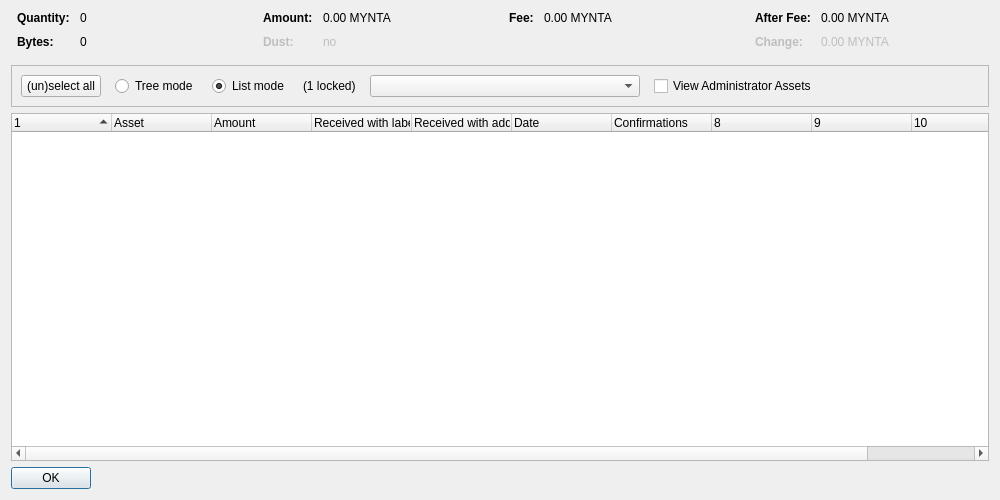
<?xml version="1.0" encoding="UTF-8"?>
<ui version="4.0">
 <class>AssetControlDialog</class>
 <widget class="QDialog" name="AssetControlDialog">
  <property name="geometry">
   <rect>
    <x>0</x>
    <y>0</y>
    <width>1000</width>
    <height>500</height>
   </rect>
  </property>
  <property name="windowTitle">
   <string>Asset Selection</string>
  </property>
  <layout class="QVBoxLayout" name="verticalLayout">
   <item>
    <layout class="QHBoxLayout" name="horizontalLayoutTop" stretch="0,0,0,0">
     <property name="topMargin">
      <number>0</number>
     </property>
     <property name="bottomMargin">
      <number>10</number>
     </property>
     <item>
      <layout class="QFormLayout" name="formLayoutAssetControl1">
       <property name="horizontalSpacing">
        <number>10</number>
       </property>
       <property name="verticalSpacing">
        <number>10</number>
       </property>
       <property name="leftMargin">
        <number>6</number>
       </property>
       <property name="rightMargin">
        <number>6</number>
       </property>
       <item row="0" column="0">
        <widget class="QLabel" name="labelAssetControlQuantityText">
         <property name="font">
          <font>
           <weight>75</weight>
           <bold>true</bold>
          </font>
         </property>
         <property name="text">
          <string>Quantity:</string>
         </property>
        </widget>
       </item>
       <item row="0" column="1">
        <widget class="QLabel" name="labelAssetControlQuantity">
         <property name="cursor">
          <cursorShape>IBeamCursor</cursorShape>
         </property>
         <property name="contextMenuPolicy">
          <enum>Qt::ActionsContextMenu</enum>
         </property>
         <property name="text">
          <string notr="true">0</string>
         </property>
         <property name="textInteractionFlags">
          <set>Qt::LinksAccessibleByMouse|Qt::TextSelectableByKeyboard|Qt::TextSelectableByMouse</set>
         </property>
        </widget>
       </item>
       <item row="1" column="0">
        <widget class="QLabel" name="labelAssetControlBytesText">
         <property name="font">
          <font>
           <weight>75</weight>
           <bold>true</bold>
          </font>
         </property>
         <property name="text">
          <string>Bytes:</string>
         </property>
        </widget>
       </item>
       <item row="1" column="1">
        <widget class="QLabel" name="labelAssetControlBytes">
         <property name="cursor">
          <cursorShape>IBeamCursor</cursorShape>
         </property>
         <property name="contextMenuPolicy">
          <enum>Qt::ActionsContextMenu</enum>
         </property>
         <property name="text">
          <string notr="true">0</string>
         </property>
         <property name="textInteractionFlags">
          <set>Qt::LinksAccessibleByMouse|Qt::TextSelectableByKeyboard|Qt::TextSelectableByMouse</set>
         </property>
        </widget>
       </item>
      </layout>
     </item>
     <item>
      <layout class="QFormLayout" name="formLayoutAssetControl2">
       <property name="horizontalSpacing">
        <number>10</number>
       </property>
       <property name="verticalSpacing">
        <number>10</number>
       </property>
       <property name="leftMargin">
        <number>6</number>
       </property>
       <property name="rightMargin">
        <number>6</number>
       </property>
       <item row="0" column="0">
        <widget class="QLabel" name="labelAssetControlAmountText">
         <property name="font">
          <font>
           <weight>75</weight>
           <bold>true</bold>
          </font>
         </property>
         <property name="text">
          <string>Amount:</string>
         </property>
        </widget>
       </item>
       <item row="0" column="1">
        <widget class="QLabel" name="labelAssetControlAmount">
         <property name="cursor">
          <cursorShape>IBeamCursor</cursorShape>
         </property>
         <property name="contextMenuPolicy">
          <enum>Qt::ActionsContextMenu</enum>
         </property>
         <property name="text">
          <string notr="true">0.00 MYNTA</string>
         </property>
         <property name="textInteractionFlags">
          <set>Qt::LinksAccessibleByMouse|Qt::TextSelectableByKeyboard|Qt::TextSelectableByMouse</set>
         </property>
        </widget>
       </item>
       <item row="1" column="0">
        <widget class="QLabel" name="labelAssetControlLowOutputText">
         <property name="enabled">
          <bool>false</bool>
         </property>
         <property name="font">
          <font>
           <weight>75</weight>
           <bold>true</bold>
          </font>
         </property>
         <property name="text">
          <string>Dust:</string>
         </property>
        </widget>
       </item>
       <item row="1" column="1">
        <widget class="QLabel" name="labelAssetControlLowOutput">
         <property name="enabled">
          <bool>false</bool>
         </property>
         <property name="cursor">
          <cursorShape>IBeamCursor</cursorShape>
         </property>
         <property name="contextMenuPolicy">
          <enum>Qt::ActionsContextMenu</enum>
         </property>
         <property name="text">
          <string notr="true">no</string>
         </property>
         <property name="textInteractionFlags">
          <set>Qt::LinksAccessibleByMouse|Qt::TextSelectableByKeyboard|Qt::TextSelectableByMouse</set>
         </property>
        </widget>
       </item>
      </layout>
     </item>
     <item>
      <layout class="QFormLayout" name="formLayoutAssetControl3">
       <property name="horizontalSpacing">
        <number>10</number>
       </property>
       <property name="verticalSpacing">
        <number>10</number>
       </property>
       <property name="leftMargin">
        <number>6</number>
       </property>
       <property name="rightMargin">
        <number>6</number>
       </property>
       <item row="0" column="0">
        <widget class="QLabel" name="labelAssetControlFeeText">
         <property name="font">
          <font>
           <weight>75</weight>
           <bold>true</bold>
          </font>
         </property>
         <property name="text">
          <string>Fee:</string>
         </property>
        </widget>
       </item>
       <item row="0" column="1">
        <widget class="QLabel" name="labelAssetControlFee">
         <property name="cursor">
          <cursorShape>IBeamCursor</cursorShape>
         </property>
         <property name="contextMenuPolicy">
          <enum>Qt::ActionsContextMenu</enum>
         </property>
         <property name="text">
          <string notr="true">0.00 MYNTA</string>
         </property>
         <property name="textInteractionFlags">
          <set>Qt::LinksAccessibleByMouse|Qt::TextSelectableByKeyboard|Qt::TextSelectableByMouse</set>
         </property>
        </widget>
       </item>
      </layout>
     </item>
     <item>
      <layout class="QFormLayout" name="formLayoutAssetControl4">
       <property name="horizontalSpacing">
        <number>10</number>
       </property>
       <property name="verticalSpacing">
        <number>10</number>
       </property>
       <property name="leftMargin">
        <number>6</number>
       </property>
       <property name="rightMargin">
        <number>6</number>
       </property>
       <item row="0" column="0">
        <widget class="QLabel" name="labelAssetControlAfterFeeText">
         <property name="font">
          <font>
           <weight>75</weight>
           <bold>true</bold>
          </font>
         </property>
         <property name="text">
          <string>After Fee:</string>
         </property>
        </widget>
       </item>
       <item row="0" column="1">
        <widget class="QLabel" name="labelAssetControlAfterFee">
         <property name="cursor">
          <cursorShape>IBeamCursor</cursorShape>
         </property>
         <property name="contextMenuPolicy">
          <enum>Qt::ActionsContextMenu</enum>
         </property>
         <property name="text">
          <string notr="true">0.00 MYNTA</string>
         </property>
         <property name="textInteractionFlags">
          <set>Qt::LinksAccessibleByMouse|Qt::TextSelectableByKeyboard|Qt::TextSelectableByMouse</set>
         </property>
        </widget>
       </item>
       <item row="1" column="0">
        <widget class="QLabel" name="labelAssetControlChangeText">
         <property name="enabled">
          <bool>false</bool>
         </property>
         <property name="font">
          <font>
           <weight>75</weight>
           <bold>true</bold>
          </font>
         </property>
         <property name="text">
          <string>Change:</string>
         </property>
        </widget>
       </item>
       <item row="1" column="1">
        <widget class="QLabel" name="labelAssetControlChange">
         <property name="enabled">
          <bool>false</bool>
         </property>
         <property name="cursor">
          <cursorShape>IBeamCursor</cursorShape>
         </property>
         <property name="contextMenuPolicy">
          <enum>Qt::ActionsContextMenu</enum>
         </property>
         <property name="text">
          <string notr="true">0.00 MYNTA</string>
         </property>
         <property name="textInteractionFlags">
          <set>Qt::LinksAccessibleByMouse|Qt::TextSelectableByKeyboard|Qt::TextSelectableByMouse</set>
         </property>
        </widget>
       </item>
      </layout>
     </item>
    </layout>
   </item>
   <item>
    <widget class="QFrame" name="frame">
     <property name="minimumSize">
      <size>
       <width>0</width>
       <height>40</height>
      </size>
     </property>
     <property name="frameShape">
      <enum>QFrame::StyledPanel</enum>
     </property>
     <property name="frameShadow">
      <enum>QFrame::Sunken</enum>
     </property>
     <layout class="QHBoxLayout" name="horizontalLayout">
      <item>
       <layout class="QHBoxLayout" name="horizontalLayoutPanel" stretch="0,0,0,0,0,0,0">
        <property name="spacing">
         <number>14</number>
        </property>
        <item>
         <widget class="QPushButton" name="pushButtonSelectAll">
          <property name="sizePolicy">
           <sizepolicy hsizetype="Maximum" vsizetype="Fixed">
            <horstretch>0</horstretch>
            <verstretch>0</verstretch>
           </sizepolicy>
          </property>
          <property name="text">
           <string>(un)select all</string>
          </property>
          <property name="autoDefault">
           <bool>false</bool>
          </property>
         </widget>
        </item>
        <item>
         <widget class="QRadioButton" name="radioTreeMode">
          <property name="sizePolicy">
           <sizepolicy hsizetype="Maximum" vsizetype="Fixed">
            <horstretch>0</horstretch>
            <verstretch>0</verstretch>
           </sizepolicy>
          </property>
          <property name="text">
           <string>Tree mode</string>
          </property>
         </widget>
        </item>
        <item>
         <widget class="QRadioButton" name="radioListMode">
          <property name="sizePolicy">
           <sizepolicy hsizetype="Maximum" vsizetype="Fixed">
            <horstretch>0</horstretch>
            <verstretch>0</verstretch>
           </sizepolicy>
          </property>
          <property name="text">
           <string>List mode</string>
          </property>
          <property name="checked">
           <bool>true</bool>
          </property>
         </widget>
        </item>
        <item>
         <widget class="QLabel" name="labelLocked">
          <property name="text">
           <string notr="true">(1 locked)</string>
          </property>
         </widget>
        </item>
        <item>
         <widget class="QComboBox" name="assetList">
          <property name="minimumContentsLength">
           <number>30</number>
          </property>
         </widget>
        </item>
        <item>
         <widget class="QCheckBox" name="viewAdministrator">
          <property name="toolTip">
           <string>View assets that you have the ownership asset for</string>
          </property>
          <property name="text">
           <string>View Administrator Assets</string>
          </property>
         </widget>
        </item>
        <item>
         <spacer name="horizontalSpacer">
          <property name="orientation">
           <enum>Qt::Horizontal</enum>
          </property>
          <property name="sizeHint" stdset="0">
           <size>
            <width>40</width>
            <height>20</height>
           </size>
          </property>
         </spacer>
        </item>
       </layout>
      </item>
     </layout>
    </widget>
   </item>
   <item>
    <widget class="AssetControlTreeWidget" name="treeWidget">
     <property name="contextMenuPolicy">
      <enum>Qt::CustomContextMenu</enum>
     </property>
     <property name="sortingEnabled">
      <bool>false</bool>
     </property>
     <property name="columnCount">
      <number>11</number>
     </property>
     <attribute name="headerShowSortIndicator" stdset="0">
      <bool>true</bool>
     </attribute>
     <attribute name="headerStretchLastSection">
      <bool>false</bool>
     </attribute>
     <column>
      <property name="text">
       <string/>
      </property>
     </column>
     <column>
      <property name="text">
       <string>Asset</string>
      </property>
     </column>
     <column>
      <property name="text">
       <string>Amount</string>
      </property>
     </column>
     <column>
      <property name="text">
       <string>Received with label</string>
      </property>
     </column>
     <column>
      <property name="text">
       <string>Received with address</string>
      </property>
     </column>
     <column>
      <property name="text">
       <string>Date</string>
      </property>
     </column>
     <column>
      <property name="text">
       <string>Confirmations</string>
      </property>
      <property name="toolTip">
       <string>Confirmed</string>
      </property>
     </column>
     <column>
      <property name="text">
       <string/>
      </property>
     </column>
     <column>
      <property name="text">
       <string/>
      </property>
     </column>
     <column>
      <property name="text">
       <string/>
      </property>
     </column>
     <column>
      <property name="text">
       <string/>
      </property>
     </column>
    </widget>
   </item>
   <item>
    <widget class="QDialogButtonBox" name="buttonBox">
     <property name="sizePolicy">
      <sizepolicy hsizetype="Maximum" vsizetype="Fixed">
       <horstretch>0</horstretch>
       <verstretch>0</verstretch>
      </sizepolicy>
     </property>
     <property name="orientation">
      <enum>Qt::Horizontal</enum>
     </property>
     <property name="standardButtons">
      <set>QDialogButtonBox::Ok</set>
     </property>
    </widget>
   </item>
  </layout>
 </widget>
 <customwidgets>
  <customwidget>
   <class>AssetControlTreeWidget</class>
   <extends>QTreeWidget</extends>
   <header location="global">assetcontroltreewidget.h</header>
  </customwidget>
 </customwidgets>
 <resources/>
 <connections/>
</ui>
